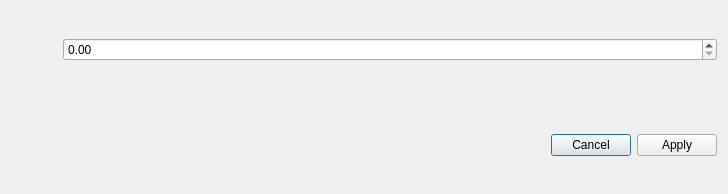
<?xml version="1.0" encoding="UTF-8"?>
<ui version="4.0">
 <class>Dialog</class>
 <widget class="QDialog" name="Dialog">
  <property name="geometry">
   <rect>
    <x>0</x>
    <y>0</y>
    <width>728</width>
    <height>194</height>
   </rect>
  </property>
  <property name="windowTitle">
   <string>Dialog</string>
  </property>
  <layout class="QGridLayout" name="gridLayout_2">
   <item row="0" column="0">
    <layout class="QGridLayout" name="gridLayout">
     <item row="0" column="1" colspan="2">
      <spacer name="horizontalSpacer">
       <property name="orientation">
        <enum>Qt::Horizontal</enum>
       </property>
       <property name="sizeHint" stdset="0">
        <size>
         <width>40</width>
         <height>20</height>
        </size>
       </property>
      </spacer>
     </item>
     <item row="1" column="0" colspan="3">
      <spacer name="horizontalSpacer_2">
       <property name="orientation">
        <enum>Qt::Horizontal</enum>
       </property>
       <property name="sizeHint" stdset="0">
        <size>
         <width>40</width>
         <height>20</height>
        </size>
       </property>
      </spacer>
     </item>
     <item row="3" column="3">
      <widget class="QDialogButtonBox" name="buttonBox">
       <property name="orientation">
        <enum>Qt::Horizontal</enum>
       </property>
       <property name="standardButtons">
        <set>QDialogButtonBox::Apply|QDialogButtonBox::Cancel</set>
       </property>
      </widget>
     </item>
     <item row="2" column="0" colspan="3">
      <spacer name="horizontalSpacer_3">
       <property name="orientation">
        <enum>Qt::Horizontal</enum>
       </property>
       <property name="sizeHint" stdset="0">
        <size>
         <width>40</width>
         <height>20</height>
        </size>
       </property>
      </spacer>
     </item>
     <item row="0" column="3">
      <widget class="QDoubleSpinBox" name="frame_rate_DoubleSpinBox"/>
     </item>
    </layout>
   </item>
  </layout>
 </widget>
 <resources/>
 <connections/>
</ui>
